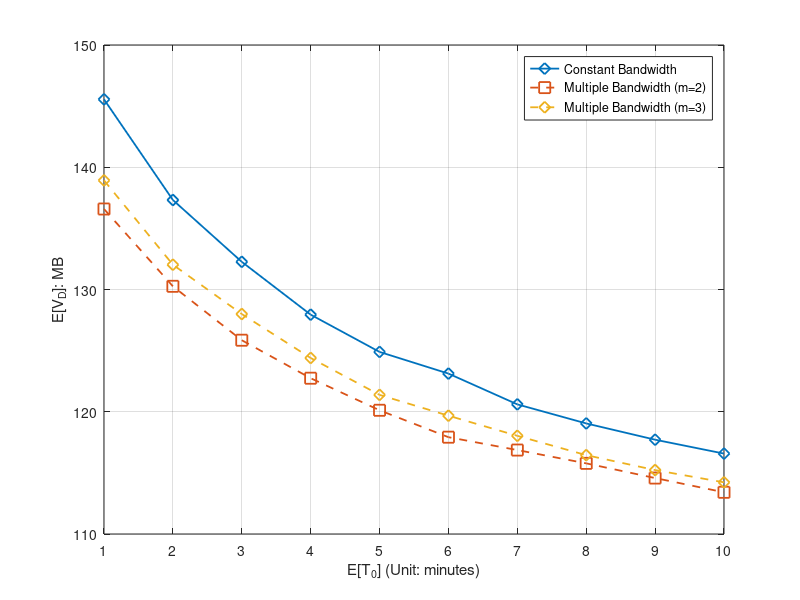

Source code (MATLAB):
%% Minutes
x_label =[1 2 3 4 5 6 7 8 9 10];



%% for DeadlinMissRatio

%Miss ratio
%y_11 = [0.46387	0.52196	0.56003	0.59089	0.6126	0.6275	0.64547	0.65609	0.66839	0.67523];
%y_12 = [0.52105	0.56959	0.60049	0.62403	0.6461	0.66166	0.6708	0.67943	0.68833	0.69567];
%y_13 = [0.5065	0.55716	0.58852	0.6148	0.63672	0.6507	0.66378	0.67319	0.68391	0.69123];


%y_14 = [0.432	0.47088	0.4963	0.51284	0.5245	0.5316	0.54176	0.55268	0.55506	0.56238];

%E[V_O]
%y_11 = [87.434071	72.190389	62.253393	54.354186	48.391967	44.528539	40.18079	37.250947	34.37589	32.173417];
%y_12 = [71.503849	59.094632	50.948315	44.498816	39.580565	35.503323	32.941087	30.455882	27.987751	25.948561];
%y_13 = [75.546262	62.366806	53.905533	47.036985	41.424474	37.960659	34.58203	32.233384	29.460747	27.402707];


%y_14 = [42.255999	34.354196	29.796815	26.425294	23.72836	21.448916	19.960341	17.817315	16.867355	15.336617];


%E[V_D]
y_11 = [145.554818	137.320209	132.263725	127.942004	124.893788	123.121223	120.603948	119.044851	117.714033	116.576618];
y_12 = [136.584701	130.261764	125.851535	122.743435	120.120609	117.91975	116.867076	115.778856	114.577049	113.412155];
y_13 = [138.926542	132.0283	127.993496	124.398595	121.380195	119.677288	118.031818	116.450518	115.229216	114.225537];





%y_14 = [95.839995	92.910963	91.229952	89.829139	88.893638	88.690399	87.838165	86.993613	86.842999	86.362248];


i = i+1;
figure(i)

plot(x_label,y_11,'-d', 'MarkerSize',8, 'LineWidth',1.3)
hold on
plot(x_label,y_12,'--s', 'MarkerSize',8, 'LineWidth',1.3)
hold on
plot(x_label,y_13,'--d', 'MarkerSize',8, 'LineWidth',1.3)
hold on
%plot(x_label,y_14,'--o', 'MarkerSize',8, 'LineWidth',1.3)
%hold on


%ylabel('P_{miss}')
%ylabel('E[V_0]: MB')
ylabel('E[V_D]: MB')
xlabel('E[T_0] (Unit: minutes)')


xticklabels({'1','2','3','4','5','6','7','8','9','10'});

												
xlim([1, 10]);


set(gca, 'XTick', x_label);
%set(gca,'xticklabel',num2str(get(gca,'XTick')','%.4f'))
%legend({'F=200','F=500','F=1000'},'NumColumns',1);
%legend({'r_2=r_1 (Constant Bandwidth)','r_2=2r_1(Multiple Bandwidth)','r_2=3r_1(Multiple Bandwidth)','r_2=4r_1(Multiple Bandwidth)'},'NumColumns',1);
legend({'Constant Bandwidth','Multiple Bandwidth (m=2)','Multiple Bandwidth (m=3)'},'NumColumns',1);

hold off;
grid on;
